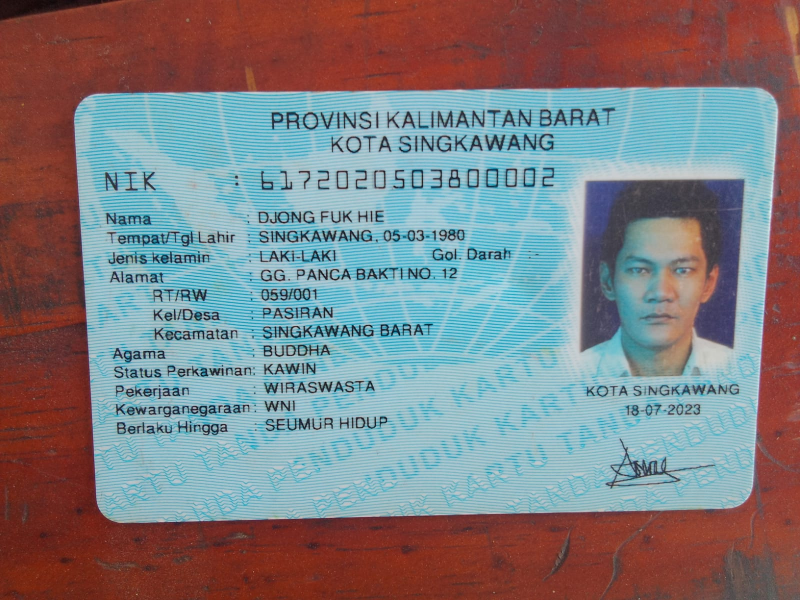
#> input picture input/WhatsApp Image 2026-09-16 at 16.24.58.jpeg, 1600 x 1200 px (shown at 1/2 size)
$ python -i pr93_independent_boundary.py   (imports and definitions only)
#> lines starting #> are read from the running program, lines starting #| are printed output that depends on the picture
### autodocscanner/core/pr92_boundary_recovery.py
"""PR9.2 bounded, annotation-free boundary translation hypotheses.

A persistent Lab transition is evidence of a region boundary, NOT proof of a
physical document. A solid nested rectangle may still satisfy this test.
No candidate selection, crop, file writes, or V2 dependency. Experimental.
"""
from __future__ import annotations

import cv2
import numpy as np
from autodocscanner.core.quad_validation import validate_quad


def inspect_geometry(corners, shape):
    """Expose invalid vs out-of-frame causes without clipping coordinates."""
    try:
        p = np.asarray(corners, dtype=np.float64)
    except (TypeError, ValueError, OverflowError):
        p = np.empty((0, 2))
    if p.shape != (4, 2) or not np.isfinite(p).all():
        return {'status': 'invalid_points', 'reasons': ['invalid_points'],
                'outside_vertex_count': None, 'outside_excess_fraction': None}, None
    h, w = shape[:2]
    excess = np.maximum.reduce([np.zeros(4), -p[:, 0], -p[:, 1],
                                p[:, 0]-(w-1), p[:, 1]-(h-1)])
    # Reject huge coordinates before float32/OpenCV conversion.
    if np.abs(p).max() > max(h, w)*4:
        return {'status': 'invalid_geometry', 'reasons': ['outside_image'],
                'outside_vertex_count': int(np.count_nonzero(excess)),
                'outside_excess_fraction': float(excess.max()/np.hypot(h,w))}, None
    valid, reasons, metrics = validate_quad(p, shape)
    outside = int(np.count_nonzero(excess))
    status = ('invalid_geometry' if not valid else 'off_photo' if outside else
              'near_frame' if metrics.get('near_frame_vertex_count') else 'in_frame')
    if outside and 'outside_image' not in reasons:
        reasons = list(reasons) + ['outside_image_pixels']
    center = p.mean(axis=0)
    p = p[np.argsort(np.arctan2(p[:,1]-center[1], p[:,0]-center[0]))]
    return {'status': status, 'reasons': reasons,
            'outside_vertex_count': outside,
            'outside_excess_fraction': float(excess.max()/np.hypot(h,w))}, p if valid else None


def _side(lab, a, b, center, radius, band):
    tangent = (b-a)/np.linalg.norm(b-a)
    normal = np.array([-tangent[1], tangent[0]])
    if normal @ (center-(a+b)/2) < 0:
        normal = -normal
    offsets = np.linspace(-radius, radius, 25)
    positions = a + np.linspace(.15,.85,40)[:,None]*(b-a)
    # A near transition must persist across two wider scales. Thin printed
    # strokes often have opposing transitions and matching far neighborhoods.
    near = max(.8, .32*band)
    distances = np.array([-2.5*band,-band,-near,near,band,2.5*band])
    xy = positions[:,None,None,:]+(offsets[None,:,None,None]+distances[None,None,:,None])*normal
    h,w = lab.shape[:2]
    valid = ((xy[...,0]>=1)&(xy[...,0]<=w-2)&(xy[...,1]>=1)&(xy[...,1]<=h-2)).all(axis=2)
    pixels = cv2.remap(lab, xy[...,0].reshape(40,-1).astype(np.float32),
                       xy[...,1].reshape(40,-1).astype(np.float32), cv2.INTER_LINEAR).reshape(40,25,6,3).astype(float)
    close = pixels[:,:,3]-pixels[:,:,2]
    mid = pixels[:,:,4]-pixels[:,:,1]
    far = pixels[:,:,5]-pixels[:,:,0]
    nc,nm,nf = (np.linalg.norm(v,axis=2) for v in (close,mid,far))
    coherent = ((close*mid).sum(axis=2)>=.6*nc*nm)&((mid*far).sum(axis=2)>=.6*nm*nf)
    # Noise floor in OpenCV Lab units; provisional, not calibrated.
    support = valid & coherent & (nc>=5) & (nm>=10) & (nf>=10) & (nf>=.55*nm)
    # Continuity in at least three of four longitudinal bands, not just
    # one strong isolated edge fragment.
    coverage = support.mean(axis=0)
    bands = (support.reshape(4,10,25).mean(axis=1)>=.6).sum(axis=0)
    strengths = np.where(support, np.minimum(nc,np.minimum(nm,nf)),0.)
    scores = strengths.mean(axis=0)
    eligible = (coverage>=.70)&(bands>=3)
    scores[~eligible] = 0
    peak = float(scores.max())
    if peak<=0:
        return {'state':'insufficient_persistent_transition','offset_px':None,
                'coverage':float(coverage.max()), 'center_coverage':float(coverage[12]),
                'supported_bands':int(bands.max())}, normal
    strong = np.flatnonzero(scores>=.85*peak)
    groups = np.split(strong,np.where(np.diff(strong)>1)[0]+1)
    if len(groups)!=1 or offsets[strong[-1]]-offsets[strong[0]]>max(3.,.50*radius):
        return {'state':'ambiguous_transition','offset_px':None,
                'coverage':float(coverage.max()), 'center_coverage':float(coverage[12]),
                'supported_bands':int(bands.max())}, normal
    best = int(strong[np.argmax(scores[strong])])
    # Weighted center of a single narrow peak avoids arbitrary argmax tie.
    delta = float(np.average(offsets[strong],weights=scores[strong]))
    state = 'centered' if abs(delta)<=max(1.2,.14*radius) else 'displaced'
    if abs(delta)>=.92*radius:
        state = 'search_limit'
    return {'state':state,'offset_px':delta,'coverage':float(coverage[best]),
            'center_coverage':float(coverage[12]),'supported_bands':int(bands[best])}, normal


def _measure(lab,p):
    h,w=lab.shape[:2]
    shortest=float(np.linalg.norm(np.roll(p,-1,axis=0)-p,axis=1).min())
    radius=max(3.,min(.035*min(h,w),.12*shortest))
    band=max(1.5,min(.009*min(h,w),.035*shortest))
    return [_side(lab,p[i],p[(i+1)%4],p.mean(axis=0),radius,band) for i in range(4)]


# [52 lines left out: functions _intersect, recover_boundary, not called in this run]

### autodocscanner/core/quad_validation.py
"""Shared, conservative four-corner geometry checks for offline KTP experiments.

This module does NOT establish that a quadrilateral actually surrounds a KTP.
It intentionally avoids image-specific coordinates, names, and color assumptions.
"""
from __future__ import annotations

import cv2
import numpy as np


def validate_quad(corners, image_shape, *, min_area_ratio=0.015,
                  max_area_ratio=0.985, min_side_px=12):
    """Return (valid, reasons, measurements) in original-image coordinates.

    Geometry-only checks. Frame-adjacent quads are flagged, not automatically
    rejected: a tightly photographed KTP can genuinely fill the photograph.
    """
    reasons = []
    metrics = {}
    if len(image_shape) < 2:
        return False, ["invalid_image_shape"], metrics
    h, w = map(int, image_shape[:2])
    if h <= 0 or w <= 0:
        return False, ["invalid_image_shape"], metrics
    try:
        quad = np.asarray(corners, dtype=np.float64)
    except (TypeError, ValueError):
        return False, ["invalid_points"], metrics
    if quad.shape != (4, 2) or not np.isfinite(quad).all():
        return False, ["invalid_points"], metrics

    # Order cyclically; this also makes convexity and side checks independent
    # of which vertex is supplied first.
    center = quad.mean(axis=0)
    angles = np.arctan2(quad[:, 1] - center[1], quad[:, 0] - center[0])
    ordered = quad[np.argsort(angles)]
    lengths = np.linalg.norm(np.roll(ordered, -1, axis=0) - ordered, axis=1)
    metrics["min_side_px"] = float(lengths.min())
    if (lengths < min_side_px).any():
        reasons.append("short_or_duplicate_side")

    quad32 = ordered.astype(np.float32)
    if not cv2.isContourConvex(quad32):
        reasons.append("non_convex")
    area_ratio = abs(float(cv2.contourArea(quad32))) / float(h * w)
    metrics["area_ratio"] = area_ratio
    if area_ratio < min_area_ratio:
        reasons.append("area_too_small")
    if area_ratio > max_area_ratio:
        reasons.append("area_too_large")

    # Allow a small scale-relative extrapolation from line intersections.
    # Record its magnitude separately; never silently clip corners.
    tolerance_x = max(2.0, w * 0.02)
    tolerance_y = max(2.0, h * 0.02)
    excess_x = np.maximum.reduce([np.zeros(4), -quad[:, 0], quad[:, 0] - (w - 1)])
    excess_y = np.maximum.reduce([np.zeros(4), -quad[:, 1], quad[:, 1] - (h - 1)])
    metrics["outside_excess_px"] = float(max(excess_x.max(), excess_y.max()))
    metrics["slight_extrapolation"] = bool((excess_x > 0).any() or (excess_y > 0).any())
    if ((quad[:, 0] < -tolerance_x) | (quad[:, 0] > (w - 1 + tolerance_x)) |
        (quad[:, 1] < -tolerance_y) | (quad[:, 1] > (h - 1 + tolerance_y))).any():
        reasons.append("outside_image")

    # An informative warning, not a reason for rejection.
    margin = min(h, w) * 0.015
    near = ((quad[:, 0] <= margin) | (quad[:, 0] >= w - 1 - margin) |
            (quad[:, 1] <= margin) | (quad[:, 1] >= h - 1 - margin))
    metrics["near_frame_vertex_count"] = int(near.sum())
    metrics["frame_suspect"] = bool(area_ratio > 0.82 and near.sum() >= 2)
    return not reasons, reasons, metrics

### autodocscanner/core/pr93_independent_boundary.py
"""PR9.3 full-image Lab line hypotheses; independent of all parent detectors.

Line segments across different channels and gaps can describe the same side.
Reconstruct possible document boundaries from intersections, then measure
persistent region transitions (PR9.2) on the joined quad. No GT, V2, OCR,
network or file writes. A supported rectangle is not proof of a document.
"""
from __future__ import annotations

import itertools
import math
import cv2
import numpy as np
from autodocscanner.core.pr92_boundary_recovery import inspect_geometry, _measure


def _image_ok(image):
    return (isinstance(image, np.ndarray) and image.dtype == np.uint8 and
            image.ndim == 3 and image.shape[2] == 3 and min(image.shape[:2]) >= 75)


def _angle(u, v):
    return math.acos(float(np.clip(abs(u @ v), 0., 1.)))


def _order(q):
    q = np.asarray(q, dtype=np.float64)
    c = q.mean(axis=0)
    return q[np.argsort(np.arctan2(q[:, 1]-c[1], q[:, 0]-c[0]))]


def _distance(a, b, diag):
    return min(float(np.linalg.norm(a-np.roll(b, k, axis=0), axis=1).mean())
               for k in range(4))/diag


def _line(segments):
    # Weight each segment by its length via sampling, not channel count.
    pts = np.concatenate([np.linspace(a, b, max(2, min(20, int(np.linalg.norm(b-a)/8))))
                          for a, b in segments]).astype(np.float32)
    vx, vy, x, y = cv2.fitLine(pts, cv2.DIST_L2, 0, .01, .01).reshape(-1)
    u = np.array([vx, vy], dtype=float)
    u /= np.linalg.norm(u)
    p = np.array([x, y], dtype=float)
    intervals = sorted(tuple(sorted(((a-p) @ u, (b-p) @ u))) for a, b in segments)
    merged = []
    for lo, hi in intervals:
        if merged and lo <= merged[-1][1]:
            merged[-1][1] = max(merged[-1][1], hi)
        else:
            merged.append([lo, hi])
    return {'p': p, 'u': u, 'intervals': merged,
            'length': sum(b-a for a,b in merged), 'segments': segments}


def _segments(lab):
    h,w = lab.shape[:2]
    minlen = max(12., .09*min(h,w))
    lsd = cv2.createLineSegmentDetector(cv2.LSD_REFINE_STD)
    raw=[]
    for i in range(3):
        channel = np.ascontiguousarray(lab[:,:,i])
        detected = lsd.detect(channel)[0]
        if detected is None:
            continue
        for coords in detected.reshape(-1,4):
            a,b=coords[:2].astype(float),coords[2:].astype(float)
            length=float(np.linalg.norm(b-a))
            if length>=minlen:
                raw.append((length,a,b))
    raw.sort(key=lambda r:-r[0])
    lines=[]
    tolerance=max(1.8,.004*min(h,w))
    for length,a,b in raw[:180]:
        u=(b-a)/length
        matches=[]
        for idx,line in enumerate(lines):
            n=np.array([-line['u'][1],line['u'][0]])
            deviation=max(abs((a-line['p'])@n),abs((b-line['p'])@n))
            if _angle(u,line['u'])<=math.radians(6) and deviation<=tolerance:
                matches.append((deviation,idx))
        if matches:
            _,idx=min(matches)
            if len(lines[idx]['segments'])<24:
                lines[idx]=_line(lines[idx]['segments']+[(a,b)])
        elif len(lines)<60:
            lines.append(_line([(a,b)]))
    lines.sort(key=lambda l:-l['length'])
    # Limit combinations while keeping orientation diversity via round robin.
    buckets=[[] for _ in range(12)]
    for line in lines:
        angle=math.atan2(line['u'][1],line['u'][0])%math.pi
        buckets[min(11,int(angle/math.pi*12))].append(line)
    result=[]
    while len(result)<32 and any(buckets):
        for bucket in buckets:
            if bucket and len(result)<32:
                result.append(bucket.pop(0))
    return result


def _cross(a,b):
    u,v=a['u'],b['u']
    det=float(u[0]*v[1]-u[1]*v[0])
    if abs(det)<.33:
        return None
    delta=b['p']-a['p']
    return a['p']+u*((delta[0]*v[1]-delta[1]*v[0])/det)


def _coverage(line,a,b):
    lo,hi=sorted(((a-line['p'])@line['u'],(b-line['p'])@line['u']))
    return sum(max(0.,min(hi,end)-max(lo,start)) for start,end in line['intervals'])/max(hi-lo,1e-8)


def _line_quads(lab, max_candidates):
    h,w=lab.shape[:2]; diag=float(np.hypot(h,w)); lines=_segments(lab)
    pairs=[]
    for i,j in itertools.combinations(range(len(lines)),2):
        a,b=lines[i],lines[j]
        # Perspective allows opposite sides to converge. Don't assume parallel.
        if _angle(a['u'],b['u'])>math.radians(43):
            continue
        d=b['p']-a['p']
        na=np.array([-a['u'][1],a['u'][0]])
        nb=np.array([-b['u'][1],b['u'][0]])
        if min(abs(d@na),abs(d@nb))<.055*min(h,w):
            continue
        pairs.append((min(a['length'],b['length']),i,j))
    pairs.sort(reverse=True)
    # Bounded combinatorial search; no score is a probability or identity test.
    candidates=[]
    for (_,i,j),(_,k,l) in itertools.combinations(pairs[:64],2):
        if len({i,j,k,l})!=4:
            continue
        a,b,c,d=[lines[t] for t in (i,j,k,l)]
        corners=[_cross(a,c),_cross(a,d),_cross(b,d),_cross(b,c)]
        if any(p is None for p in corners):
            continue
        q=np.asarray(corners)
        if (not np.isfinite(q).all() or np.any(q<0) or
            np.any(q[:,0]>w-1) or np.any(q[:,1]>h-1)):
            continue
        if not cv2.isContourConvex(q.astype(np.float32)):
            continue
        area=abs(float(cv2.contourArea(q.astype(np.float32))))/(h*w)
        lengths=np.linalg.norm(np.roll(q,-1,axis=0)-q,axis=1)
        if not .015<=area<=.94 or min(lengths)<.055*min(h,w):
            continue
        coverage=[_coverage(line,q[idx],q[(idx+1)%4]) for idx,line in enumerate((a,d,b,c))]
        if min(coverage)<.42 or np.mean(coverage)<.65:
            continue
        candidates.append((min(coverage)+.25*np.mean(coverage),_order(q),coverage))
    candidates.sort(key=lambda r:-r[0])
    # Dedup using all cyclic correspondences, including rotated documents.
    out=[]
    for _,q,cov in candidates:
        if any(_distance(q,old[0],diag)<.009 for old in out):
            continue
        out.append((q,cov))
        if len(out)>=max_candidates:
            break
    return out,len(lines)


def discover_boundaries(image, *, max_candidates=16, max_longest=960):
    """Full-frame search + original-image physical evidence, manual-only.

    Bounded line support orders exploration only. No preferred candidate.
    Geometric alternatives with weak evidence remain visible for evaluation.
    """
    out={'status':'invalid_image','candidates':[],'line_count':0,
         'auto_select':None,'auto_crop_allowed':False,'requires_manual_confirmation':True,
         'supported_geometry_count':0,'competing_supported_geometry':False}
    if not _image_ok(image):
        return out
    if type(max_candidates) is not int or not 1<=max_candidates<=32 or type(max_longest) is not int or not 160<=max_longest<=1600:
        raise ValueError('invalid search bounds')
    h,w=image.shape[:2]
    scale=min(1.,max_longest/max(h,w))
    sw,sh=max(2,round(w*scale)),max(2,round(h*scale))
    small=cv2.resize(image,(sw,sh),interpolation=cv2.INTER_AREA) if scale<1 else image
    lab=cv2.GaussianBlur(cv2.cvtColor(small,cv2.COLOR_BGR2LAB),(3,3),0)
    raw,out['line_count']=_line_quads(lab,max_candidates)
    if not raw:
        out['status']='no_line_hypothesis';return out
    # Evidence and corner coordinates measured in original image space.
    full_lab=cv2.GaussianBlur(cv2.cvtColor(image,cv2.COLOR_BGR2LAB),(3,3),0)
    # Match OpenCV pixel-center resize convention (separate rounded scales).
    factor=np.array([w/sw,h/sh])
    for q,coverage in raw:
        q=(q+.5)*factor-.5
        geom,p=inspect_geometry(q,image.shape)
        if geom['status'] not in ('in_frame','near_frame'):
            continue
        sides=[s for s,_ in _measure(full_lab,p)]
        centered=all(s['state']=='centered' for s in sides)
        out['candidates'].append({'corners':p.tolist(),'geometry':geom['status'],
             'line_coverage_min':float(min(coverage)), 'side_evidence':sides,
             'four_centered_transitions':centered,
             'boundary_supported':centered and geom['status']=='in_frame',
             'nested_in_supported_region':False})
    # Nesting is ambiguity, not proof the larger or smaller rectangle is KTP.
    for row in out['candidates']:
        q=np.asarray(row['corners'],np.float32); area=abs(cv2.contourArea(q))
        for other in out['candidates']:
            if other is row or not other['boundary_supported']:
                continue
            p=np.asarray(other['corners'],np.float32)
            if abs(cv2.contourArea(p))>1.2*area and all(cv2.pointPolygonTest(p,tuple(map(float,pt)),False)>=0 for pt in q):
                row['nested_in_supported_region']=True;break
    out['supported_geometry_count']=sum(row['boundary_supported'] for row in out['candidates'])
    out['competing_supported_geometry']=out['supported_geometry_count']>1
    out['status']='hypotheses_for_manual_review' if out['candidates'] else 'no_valid_hypothesis'
    return out

>>> import cv2
>>> picture = cv2.imread('../../input/WhatsApp Image 2026-09-16 at 16.24.58.jpeg')
#> picture is the input picture: shape (1200, 1600, 3); mean B, G, R 129.5, 125.8, 126.8
>>> result = discover_boundaries(picture)
#> in discover_boundaries, `h,w=image.shape[:2]`: h = 1200; w = 1600
#> in discover_boundaries, `scale=min(1.,max_longest/max(h,w))`: scale = 0.6
#> in discover_boundaries, `sw,sh=max(2,round(w*scale)),max(2,round(h*scale))`: sw = 960; sh = 720
#> in discover_boundaries, `small=cv2.resize(image,(sw,sh),interpolation=cv2.INTER_AREA) if scale<..`:
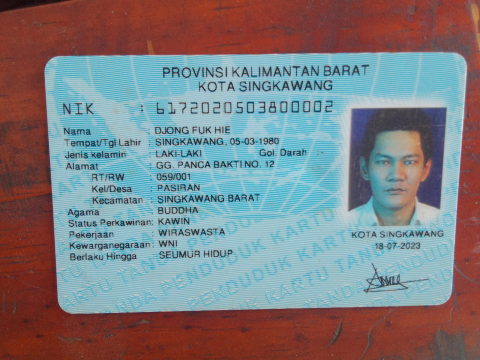
#> small: shape (720, 960, 3) (shown at 1/2 size); mean B, G, R 129.5, 125.8, 126.8
#> in discover_boundaries, `lab=cv2.GaussianBlur(cv2.cvtColor(small,cv2.COLOR_BGR2LAB),(3,3),0)`:
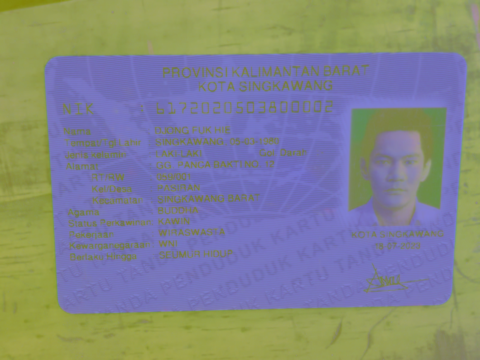
#> lab: shape (720, 960, 3) (shown at 1/2 size); mean B, G, R 137.1, 133.1, 129.7
#> the loop in _segments, `for i in range(3):` made 3 passes
#> pass 1, in _segments, `channel = np.ascontiguousarray(lab[:,:,i])`:
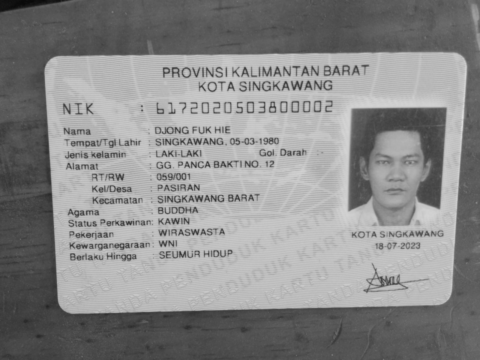
#> channel: shape (720, 960) (shown at 1/2 size); min 8, max 229, mean 137.1
#> pass 2, in _segments, `channel = np.ascontiguousarray(lab[:,:,i])`:
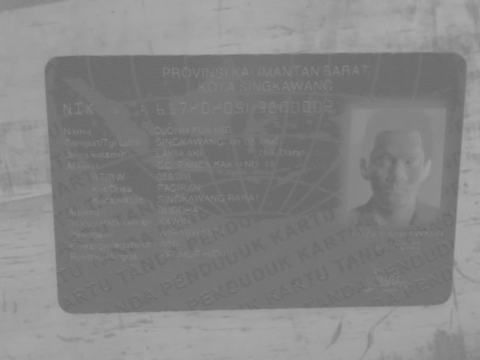
#> channel: shape (720, 960) (shown at 1/2 size); min 102, max 171, mean 133.1
#> after the loop in _segments, `for i in range(3):`: raw = 34 items
#> the loop in _segments, `for length,a,b in raw[:180]:` made 34 passes
#> (length, a, b, idx) on passes 3, 5, 7, 8, 11, 13: (408.9, [468.1, 619], [876.9, 609.8], 1), (310.1, [264.4, 110.5], [574.4, 106.9], 0), (273, [115, 593.2], [100, 320.5], 2), (208.2, [907.7, 504.4], [922.2, 296.7], 3), (192.5, [304.4, 109.4], [111.9, 111.6], 0), (187.9, [99.23, 319.5], [87.73, 131.9], 2)
#> after the loop in _segments, `for length,a,b in raw[:180]:`: lines = 10 items
#> in _segments, `buckets=[[] for _ in range(12)]`: buckets = [[], [], [], [], [], [], [], [], [], [], [], []]
#> the loop in _segments, `for line in lines:` made 10 passes
#> angle on passes 1 to 8: 3.13, 3.12, 1.51, 1.64, 1.6, 1.63, 3.13, 2.98
#> the loop in _segments, `while len(result)<32 and any(buckets):` made 6 passes
#> after the loop in _segments, `while len(result)<32 and any(buckets):`: bucket = []; result = 10 items
#> the loop in _line_quads, `for i,j in itertools.combinations(range(len(lines)),2):` made 45 passes
#> (i, j) on passes 2, 4, 6, 7, 8, 9, 10, 12: (0, 2), (0, 4), (0, 6), (0, 7), (0, 8), (0, 9), (1, 2), (1, 4)
#> after the loop in _line_quads, `for i,j in itertools.combinations(range(len(lines)),2):`: pairs = [(407.3, 0, 1), (203.9, 0, 3), (202.9, 0, 5), (203.9, 1, 3), (635.2, 2, 4), (190, 2, 6), (144.7, 2, 7), (68.93, 2, 8), (68.93, 2, 9), (202.9, 3, 5), (190, 4, 6), (144.7, 4, 7), (144.7, 6, 7), (68.93, 6, 8), (68.93, 6, 9), (68.93, 7, 8), (68.93, 7, 9)]
#> the loop in _line_quads, `for (_,i,j),(_,k,l) in itertools.combinations(pairs[:64],2):` made 136 passes
#> (i, j, k, l) on passes 6, 7, 9, 10, 13, 14, 15, 16: (2, 4, 4, 6), (2, 4, 2, 6), (2, 4, 4, 7), (2, 4, 2, 7), (2, 4, 2, 8), (2, 4, 7, 9), (2, 4, 6, 9), (2, 4, 2, 9)
#> the loop in _line_quads, `for _,q,cov in candidates:` made 3 passes
#> (q, cov) on passes 1 to 3: ([[86.04, 111.6], [935, 103], [901.1, 609.2], [117.1, 627.4]], [0.954, 0.803, 0.81, 0.897]), ([[702.5, 216.4], [927.6, 214], [901.1, 609.2], [689, 614.1]], [0.874, 0.842, 0.512, 0.886]), ([[702.5, 216.4], [892.2, 214.4], [867.2, 610], [689, 614.1]], [0.512, 0.999, 0.512, 1])
#> the loop in discover_boundaries, `for q,coverage in raw:` made 3 passes
#> pass 1, in _side, `close = pixels[:,:,3]-pixels[:,:,2]`:
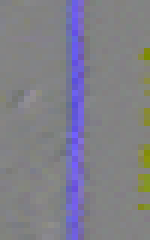
#> close: shape (40, 25, 3) float64 (shown 6 times larger); mean of channels 0, 1, 2 5.7, -3.6, -2.7; drawn with min black and max white
#> pass 1, in _side, `mid = pixels[:,:,4]-pixels[:,:,1]`:
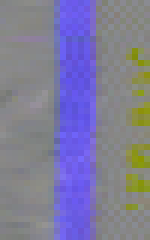
#> mid: shape (40, 25, 3) float64 (shown 6 times larger); mean of channels 0, 1, 2 19.2, -11.5, -8.5; drawn with min black and max white
#> pass 1, in _side, `far = pixels[:,:,5]-pixels[:,:,0]`:
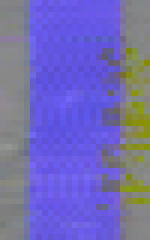
#> far: shape (40, 25, 3) float64 (shown 6 times larger); mean of channels 0, 1, 2 49.9, -28.5, -21; drawn with min black and max white
#> the loop in discover_boundaries, `for row in out['candidates']:` made 3 passes
